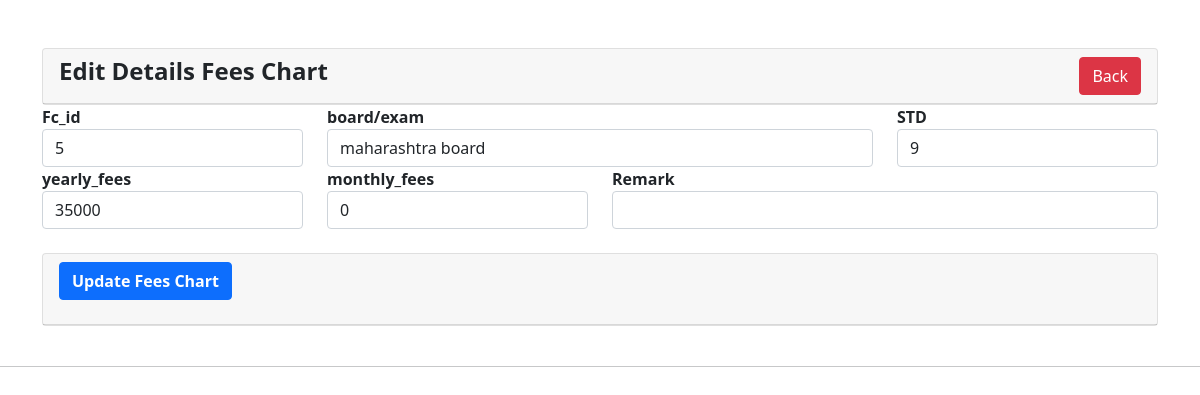
The app's page /admin_dashboard/fees_chart_crud/fc_edit.php?id=5 with its own data.
### tables this page shows
CREATE TABLE `fees_chart` (
  `fc_id` int(11) NOT NULL,
  `board_exam` varchar(50) DEFAULT NULL,
  `std` varchar(50) DEFAULT NULL,
  `yearly_fees` double DEFAULT NULL,
  `monthly_fees` double DEFAULT NULL,
  `remarks` varchar(50) DEFAULT NULL,
  `subject` varchar(100) DEFAULT NULL
);

### admin_dashboard/fees_chart_crud/fc_edit.php (the view, shortened to what this page needs)
<?php
require '../database/config.php';
?>
<!doctype html>
<html lang="en">
  <head>
    <link href="https://cdn.jsdelivr.net/npm/bootstrap@5.1.3/dist/css/bootstrap.min.css" rel="stylesheet">
</head>
<body>
     <div class="container mt-5">
        <div class="row">
            <div class="col-md-12 ">
                <div class="card">
                    <div class="card-header">
                        <h4><strong>Edit Details Fees Chart</strong>
                            <a href="javascript:void(0);" class="btn btn-danger float-end" onclick="goBack()">Back</a>
                        </h4>
                    </div>
                </div>
                <?php
                        if(isset($_GET['id']))
                        {
                            $fc_id = mysqli_real_escape_string($conn, $_GET['id']);
                            $query = "SELECT * FROM fees_chart WHERE fc_id='$fc_id' ";
                            $query_run = mysqli_query($conn, $query);
                            if(mysqli_num_rows($query_run) > 0)
                            {
                                $student = mysqli_fetch_array($query_run);
                                ?>
                <form action="code.php" method="post" enctype="multipart/form-data">
                    <div class="row">
                        <div class="col-md-3 ">
                            <label><b>Fc_id</b></label>
                            <input type="text" class="form-control" name="fc_id" value="<?=$student['fc_id'];?>">
                        </div>
                        <div class="col-md-6 ">
                            <label><b>board/exam</b></label>
                            <select name="board_exam" class="form-control">
								<option value="<?=$student['board_exam'];?>"><?=$student['board_exam'];?></option>
							  </select>
                        </div>
                        <div class="col-md-3 ">
                            <label><b>STD</b></label>
                            <input type="text" name="std" value="<?=$student['std'];?>" class="form-control">
                        </div>
                    </div>
                    <div class="row">
                        <div class="col-3">
                            <label><b>yearly_fees</b></label>
                            <input type="number" name="yearly_fees" value="<?=$student['yearly_fees'];?>" class="form-control">
                        </div>
                        <div class="col-3 ">
                            <label><b>monthly_fees</b></label>
                            <input type="number" name="monthly_fees" value="<?=$student['monthly_fees'];?>" class="form-control">
                        </div>
						<div class="col-6 ">
                            <label><b>Remark</b></label>
                            <input type="number" name="remarks" value="<?=$student['remarks'];?>" class="form-control">
                        </div>
                    </div>
                    </div>
                    </div>
                <br>
                <div class="col-md-12 ">
                <div class="card">
                    <div class="card-header">
                        <div class="mb-3">
                            <button type="submit" name="update_fc" class="btn btn-primary"><b>Update Fees Chart</b></button>
                        </div>
                    </div>
                </div>
                <?php
                            }
                            else
                            {
                                echo "<h4>No Such Id Found</h4>";
                            }
                        }
                        ?>
                    </div>
        </div>
    <br>
    <hr>
    <br>
</body>
</html>

### records on screen
fees_chart: fc_id "5", board_exam "maharashtra board", std "9", yearly_fees "35000", monthly_fees "0"
